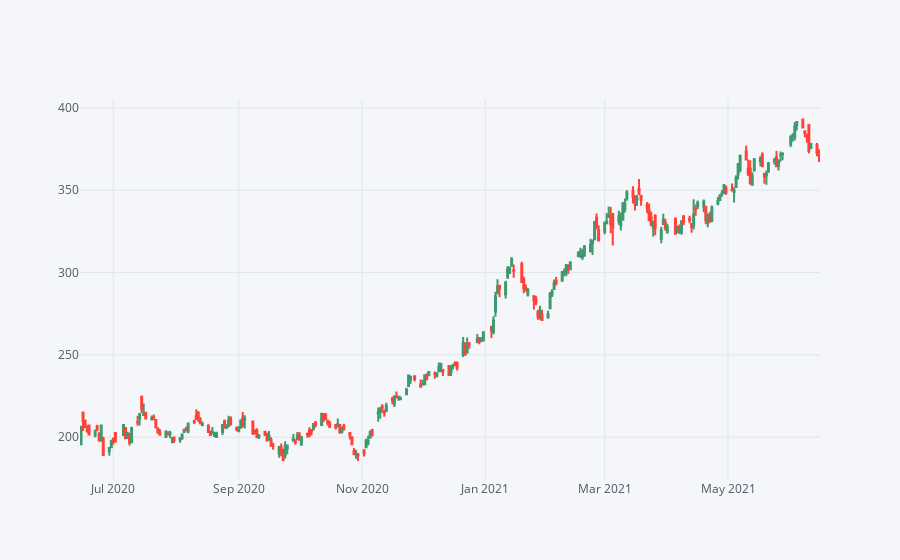

Notebook cell for this chart:
### Code cell
GS[['Open', 'High', 'Low', 'Close']].loc['2020-06-15':].iplot(kind = 'candle')

### Figure 1 — Plotly figure (JSON) as saved in the notebook; plotly's stock layout.template omitted (floating-point values rounded to 4 significant figures; data arrays with more than 128 entries replaced by an {"elided": "..."} marker saying what was removed)
{"data": [{"showlegend": false, "yaxis": "y2", "type": "candlestick", "high": {"elided": "253 float values"}, "low": {"elided": "253 float values"}, "x": {"elided": "253 str values"}, "close": {"elided": "253 float values"}, "open": {"elided": "253 float values"}}], "layout": {"title": {"font": {"color": "#4D5663"}}, "paper_bgcolor": "#F5F6F9", "plot_bgcolor": "#F5F6F9", "yaxis": {"tickfont": {"color": "#4D5663"}, "showticklabels": false, "title": {"text": "", "font": {"color": "#4D5663"}}, "showgrid": true, "zerolinecolor": "#E1E5ED", "gridcolor": "#E1E5ED"}, "yaxis2": {"tickfont": {"color": "#4D5663"}, "zerolinecolor": "#E1E5ED", "title": {"text": "", "font": {"color": "#4D5663"}}, "gridcolor": "#E1E5ED", "showgrid": true}, "xaxis": {"tickfont": {"color": "#4D5663"}, "title": {"text": "", "font": {"color": "#4D5663"}}, "showgrid": true, "zerolinecolor": "#E1E5ED", "gridcolor": "#E1E5ED", "rangeslider": {"visible": false}}, "legend": {"bgcolor": "#F5F6F9", "font": {"color": "#4D5663"}}}}
